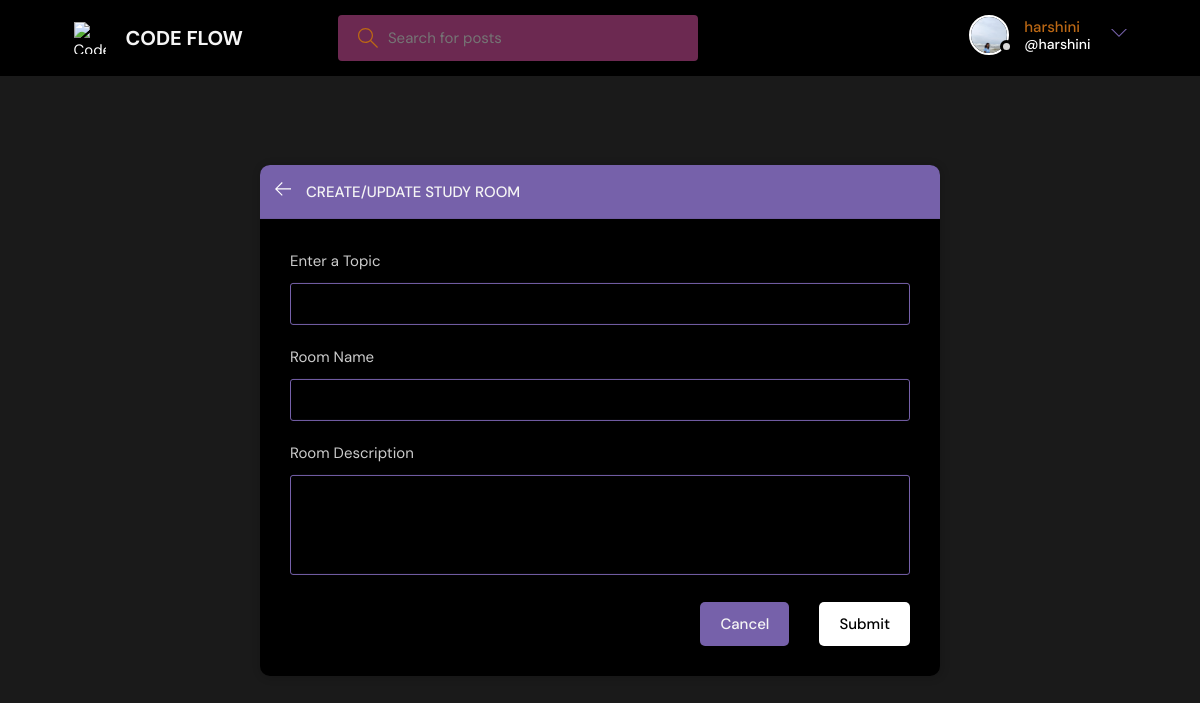
Screenshot of /create-room/ (signed in) with the database file from the repository.
### base/models.py (models this page shows)
class User(AbstractUser):
    name = models.CharField(max_length=200, null=True)
    email = models.EmailField(unique=True, null=True)
    bio = models.TextField(null=True)
    avatar = models.ImageField(null=True, default="avatar.svg")
    USERNAME_FIELD = 'email'
    REQUIRED_FIELDS = ['username', 'password']

### base/views.py (the view, shortened to what this page needs)
# urls.py: path('create-room/', views.createRoom, name="create-room"),
@login_required(login_url='login')
def createRoom(request):
    form = RoomForm()
    topics = Topic.objects.all()
    context = {'form': form, 'topics': topics}
    return render(request, 'base/room_form.html', context)

### base/forms.py
class RoomForm(forms.ModelForm):
    class Meta:
        model = Room
        fields = '__all__'
        exclude = ['host', 'participants']

### base/templates/base/room_form.html (shortened to what this page needs)
{% extends 'main.html' %}
{% block content %}
<main class="create-room layout">
  <div class="container">
    <div class="layout__box">
      <div class="layout__boxHeader">
        <div class="layout__boxTitle">
          <a href="{{request.META.HTTP_REFERER}}">
            <svg version="1.1" xmlns="http://www.w3.org/2000/svg" width="32" height="32" viewBox="0 0 32 32">
              <title>arrow-left</title>
              <path
                d="M13.723 2.286l-13.723 13.714 13.719 13.714 1.616-1.611-10.96-10.96h27.625v-2.286h-27.625l10.965-10.965-1.616-1.607z">
              </path>
            </svg>
          </a>
          <h3>Create/Update Study Room</h3>
        </div>
      </div>
      <div class="layout__body">
        <form class="form" action="" method="POST">
          <div class="form__group">
            <label for="room_topic">Enter a Topic</label>
            <input required type="text" value="{{room.topic.name}}" name="topic" list="topic-list" />
          </div>
          <div class="form__group">
            <label for="room_name">Room Name</label>
            {{form.name}}
          </div>
          <div class="form__group">
            <label for="room_description">Room Description</label>
            {{form.description}}
          </div>
          <div class="form__action">
            <a class="btn btn--dark" href="{{request.META.HTTP_REFERER}}">Cancel</a>
            <button class="btn btn--main" type="submit">Submit</button>
          </div>
        </form>
      </div>
    </div>
  </div>
</main>
{% endblock content %}

### templates/navbar.html (shortened to what this page needs)
{% load static %}
<header class="header header--loggedIn">
    <div class="container">
        <a href="{% url 'home' %}" class="header__logo">
            <img src="{% static 'images/logo.jpeg' %}" alt="Code Flow Logo" />
            <h1>CODE FLOW</h1>
        </a>
        <form class="header__search" method="GET" action="{% url 'home' %}">
            <label>
                <input name="q" placeholder="Search for posts" />
            </label>
        </form>
        <nav class="header__menu">
            {% if request.user.is_authenticated %}
            <div class="header__user">
                <a href="{% url 'update-user' %}">
                    <div class="avatar avatar--medium active">
                        <img src="{{request.user.avatar.url}}" />
                    </div>
                    <p>{{request.user.username}} <span>@{{request.user.username}}</span></p>
                </a>
                <button class="dropdown-button">
                    <svg version="1.1" xmlns="http://www.w3.org/2000/svg" width="32" height="32" viewBox="0 0 32 32">
                        <title>chevron-down</title>
                        <path d="M16 21l-13-13h-3l16 16 16-16h-3l-13 13z"></path>
                    </svg>
                </button>
            </div>
            {% else %}
            <a href="{% url 'login' %}">
                <img src="{% static 'images/avatar.svg' %}" />
                <p>Login</p>
            </a>
            {% endif %}
        </nav>
    </div>
</header>

### rows the page displays
User: user.avatar (picture), user.username "harshini"
